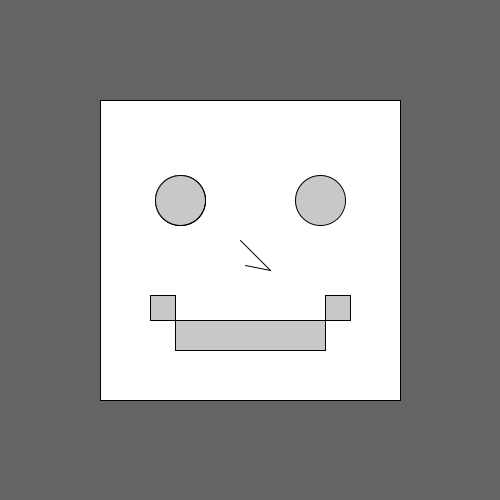
Frame 1 (no input)
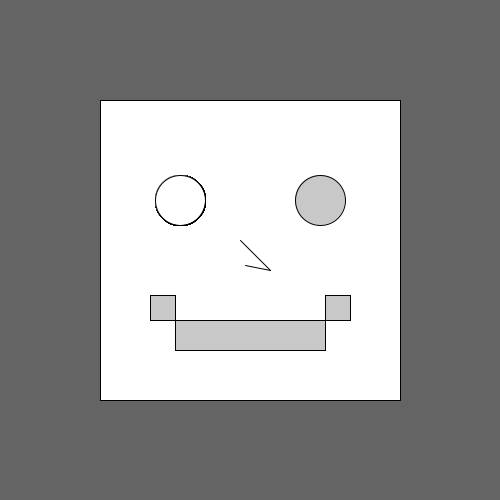
Frame 60 (the mouse pressed at the canvas centre just before this capture)
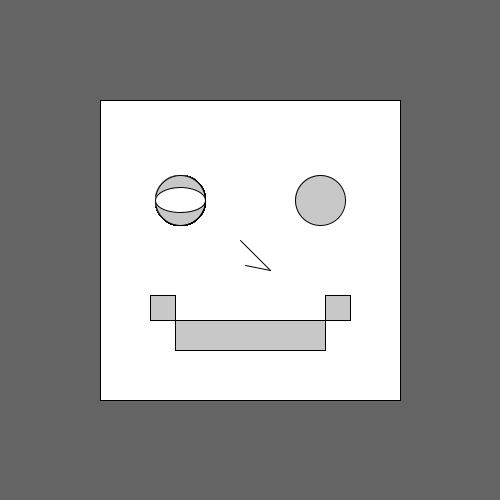
Frame 120 (the mouse held since frame 60 and released just before this capture)

The Processing sketch that drew these frames (run headless with seeded random() and noise(); from frame 60 on, the mouse is pressed at the canvas centre):

// Processing sketch: animation1
// ── animation1.pde
// This is an example of an animation.
// The character is winking.

// Variable used to create the animation effect
int x = 0;

void setup() {
  size(500, 500);
  background(100, 100, 100);
  // Draw the face
  rect(100, 100, 300, 300);
  // Draw the eyes
  fill(200, 200, 200);
  ellipse(180, 200, 50, 50);
  ellipse(320, 200, 50, 50);
  // Draw the nose
  line(240, 240, 270, 270);
  line(245, 265, 270, 270);
  // Draw the mouth
  rect(150, 295, 25, 25);
  rect(325, 295, 25, 25);
  rect(175, 320, 150, 30);
}

void draw() {
  // Draw the eye open
  fill(200, 200, 200);
  ellipse(180, 200, 50, 50);
  // Overtop, I draw the eyelid
  if(x % 80 < 20) {
    fill(200, 200, 200);
    ellipse(180, 200, 50, 50);
  } else if(x % 80 < 40) {
    fill(255, 255, 255);
    ellipse(180, 200, 50, 25);
  } else if(x % 80 < 60) {
    fill(255, 255, 255);
    ellipse(180, 200, 50, 50);
  } else {
    fill(255, 255, 255);
    ellipse(180, 200, 50, 25);
  }
  x++; // Add one to x, or increment x
  println(x);
}
